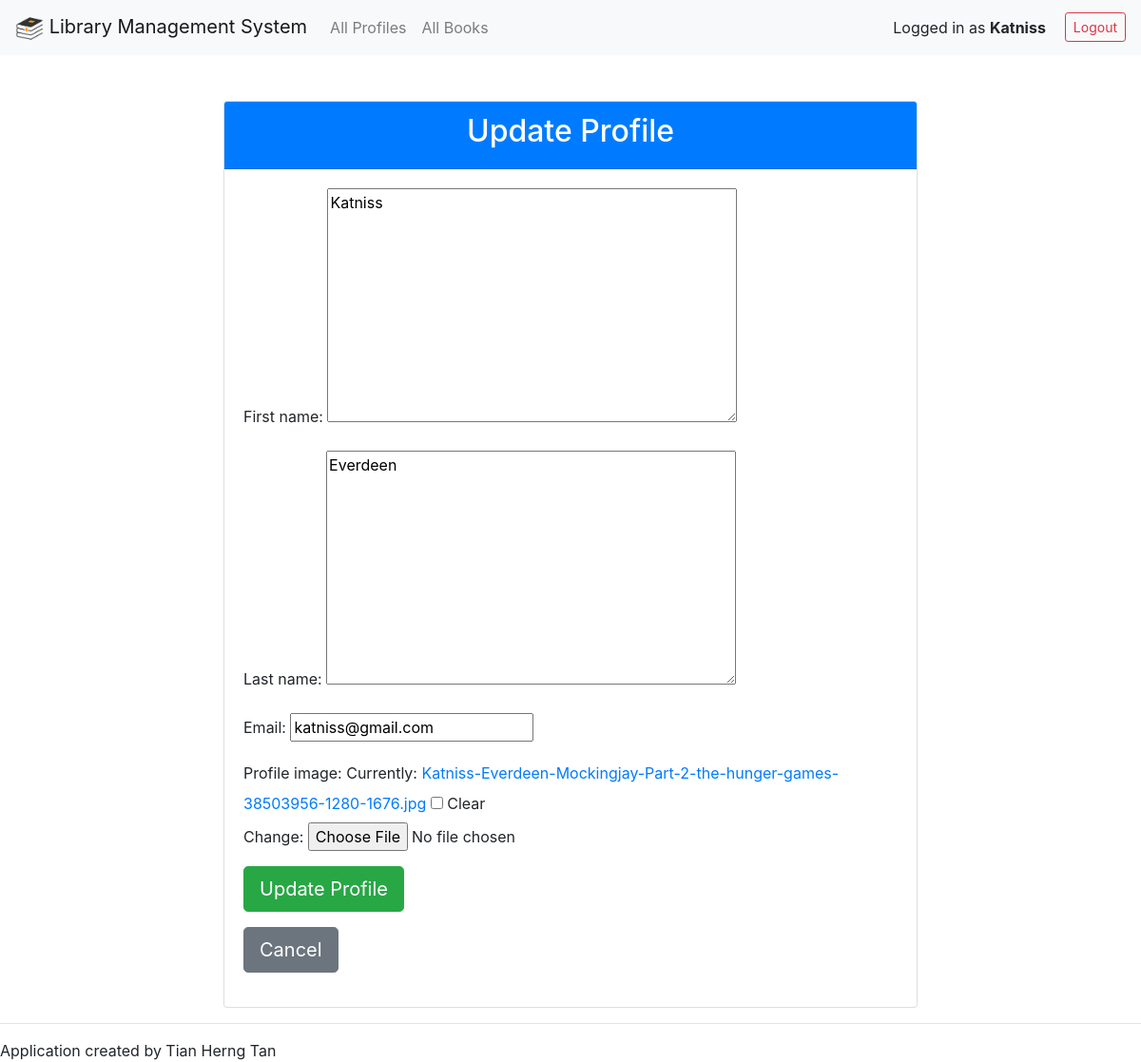
Page /project/profile/update (signed in) on the committed database.
### project/models.py (models this page shows, shortened)
class Profile(models.Model):
    first_name = models.TextField(blank=False)
    last_name = models.TextField(blank=False)
    email = models.EmailField(blank=False)
    profile_image = models.ImageField(blank=True)
    user = models.ForeignKey(User, on_delete=models.CASCADE, related_name="user")

### project/views.py (the view, shortened to what this page needs)
# urls.py: path(r'profile/update', views.UpdateProfileView.as_view(), name="update_profile"),
class UpdateProfileView(LoginRequiredMixin, UpdateView):
    form_class = UpdateProfileForm
    template_name = "project/update_profile.html"
    model = Profile
    def get_object(self):
        return get_object_or_404(Profile, user=self.request.user)

### project/forms.py
class UpdateProfileForm(forms.ModelForm):
    class Meta:
        model = Profile
        fields = ['first_name', 'last_name', 'email', 'profile_image']

### project/templates/project/update_profile.html (shortened to what this page needs)
{% extends 'project/base.html' %}
{% block content %}
<div class="container mt-5">
    <div class="row justify-content-center">
        <div class="col-md-8">
            <div class="card shadow-lg">
                <div class="card-header bg-primary text-white text-center">
                    <h2>Update Profile</h2>
                </div>
                <div class="card-body">
                    <form method="POST" enctype="multipart/form-data">
                        {% for field in form %}
                        <div class="mb-3">
                            {{ field.label_tag }}
                            {{ field }}
                        </div>
                        {% endfor %}
                        <div class="d-grid gap-2">
                            <button type="submit" class="btn btn-success btn-lg">Update Profile</button>
                        </div>
                    </form>
                    <div class="d-grid gap-2 mt-3">
                        <form action="{% url 'show_profile' profile.pk %}">
                            <button type="submit" class="btn btn-secondary btn-lg">Cancel</button>
                        </form>
                    </div>
                </div>
            </div>
        </div>
    </div>
</div>
{% endblock %}

### project/templates/project/base.html (shortened to what this page needs)
{% load static %}
<html>
    <head>
        <link rel="stylesheet" href="https://cdn.jsdelivr.net/npm/bootstrap@4.0.0/dist/css/bootstrap.min.css">
    </head>
    <body>
        <nav class="navbar navbar-expand-lg navbar-light bg-light">
            <a class="navbar-brand" href="{% url 'home' %}">
                <img src="{% static 'favicon.ico' %}" width="30" height="30" alt="">
                Library Management System
            </a>
            <div class="collapse navbar-collapse">
                <ul class="navbar-nav me-auto">
                    <li class="nav-item">
                        <a class="nav-link" href="{% url 'show_all_profiles' %}">All Profiles</a>
                    </li>
                    <li class="nav-item">
                        <a class="nav-link" href="{% url 'show_all_books' %}">All Books</a>
                    </li>
                </ul>
            </div>
            <div class="d-flex ms-auto align-items-center">
                {% if request.user.is_authenticated %}
                    <span style="margin-right: 20px;">Logged in as <strong>{{ request.user.username }}</strong></span>
                    <a href="{% url 'logout' %}" class="btn btn-outline-danger btn-sm">Logout</a>
                {% else %}
                    <a href="{% url 'login' %}" class="btn btn-light me-2">Login</a>
                    <a href="{% url 'sign_up' %}" class="btn btn-light">Sign up</a>
                {% endif %}
            </div>
        </nav>
        {% block content %}{% endblock %}
        <hr>
        <footer>
            Application created by Tian Herng Tan
        </footer>
    </body>
</html>

### rows in the picture
Profile: form "Katniss" "Everdeen" "katniss@gmail.com"

### other values in the picture
{{ request.user.username }} "Katniss"
{{ field.label_tag }} "First name:" "Last name:" "Email:" "Profile image:"
